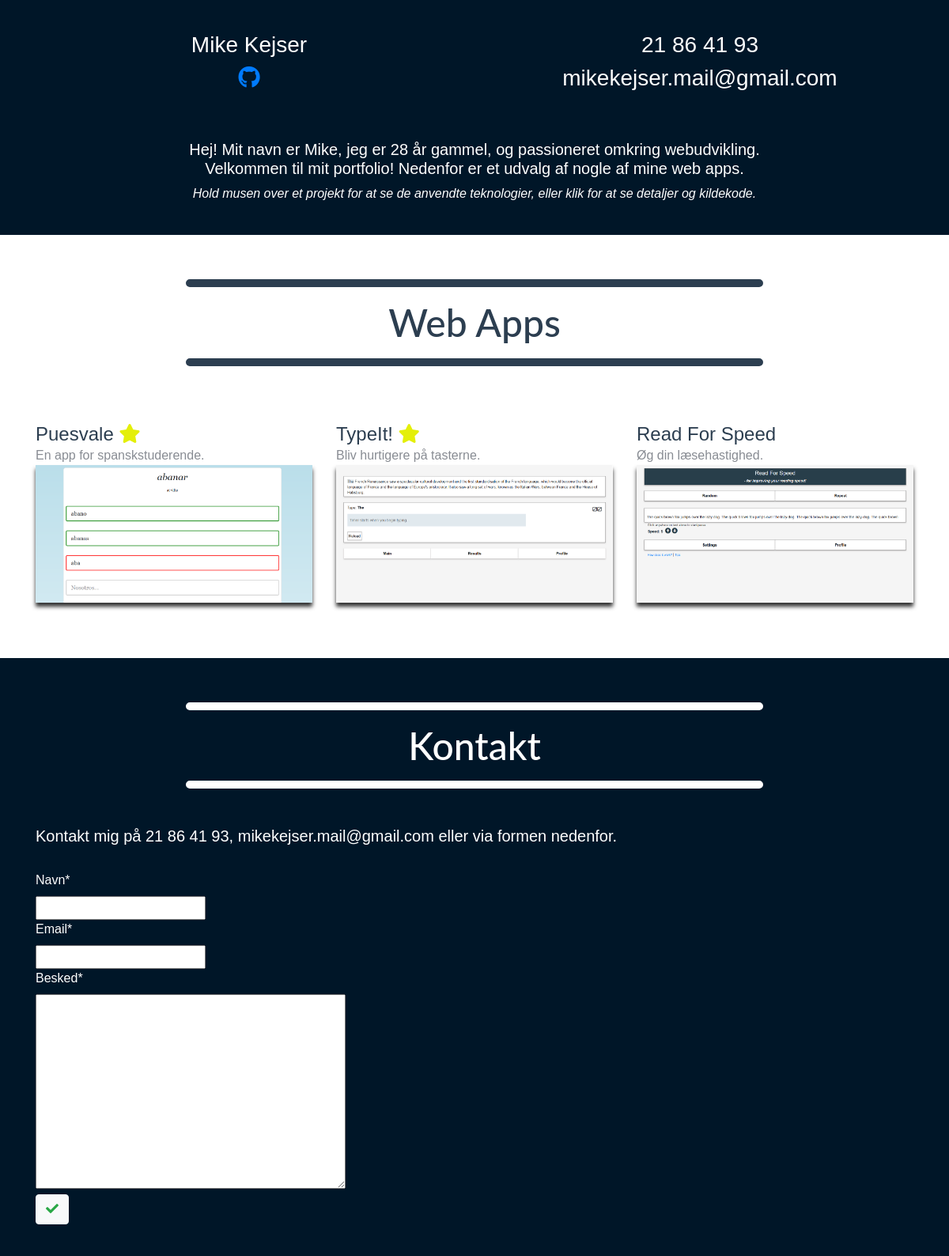
The page / on the database its author committed.
### core/models.py (models this page shows, shortened)
class Site(models.Model):
	sitename = models.CharField(max_length=41)
	description = models.CharField(max_length=41)
	about = models.TextField(max_length=400)
	url = models.URLField(null=True, blank=True)
	sourcecode = models.URLField(null=True, blank=True)
	backend = models.CharField(max_length=150)
	frontend = models.CharField(max_length=150)
	responsive = models.BooleanField()
	highlight = models.BooleanField()
	thumbnail = models.ImageField(upload_to='screenshots/')
	image1_description = models.CharField(max_length=40)
	image1 = models.ImageField(upload_to='screenshots/')
	image2_description = models.CharField(max_length=40)
	image2 = models.ImageField(upload_to='screenshots/')
	image3_description = models.CharField(max_length=40, blank=True)
	image3 = models.ImageField(upload_to='screenshots/', null=True, blank=True)
	image4_description = models.CharField(max_length=40, blank=True)
	image4 = models.ImageField(upload_to='screenshots/', null=True, blank=True)

### core/views.py (the view)
# urls.py: path('', views.main, name='main'),
def main(request):
	sites = Site.objects.all()
	if request.method == 'POST':
		form = ContactForm(request.POST)
		if form.is_valid():
			form.save()
			navn = form.cleaned_data['navn']
			email = form.cleaned_data['email']
			besked = form.cleaned_data['besked']
			text = f'{navn}\n{email}\n{besked}'
			send_mail(
				'Email sendt via portfolio',
				text,
				settings.EMAIL_HOST_USER,
				[settings.MESSAGE_RECEIVER],
				fail_silently=False
			)
	else:
		form = ContactForm()
	return render(request, 'core/main.html', {'form': form, 'sites': sites})

### core/forms.py
class ContactForm(forms.ModelForm):
	class Meta:
		model = Contact
		fields = '__all__'

### core/templates/core/main.html (shortened to what this page needs)
<!DOCTYPE html>
<html lang="da">
<head>
	{% load static %}
	<link rel="stylesheet" href="https://stackpath.bootstrapcdn.com/bootstrap/4.1.3/css/bootstrap.min.css">
	<link rel="stylesheet" href="https://use.fontawesome.com/releases/v5.8.1/css/all.css">
	<link rel="stylesheet" type="text/css" href="{% static 'core/css/main.css' %}">
</head>
<body>
	<section id="presentation" class="text-center text-white mb-0">
		<div class="container">
			<div class="row">
				<div class="col-md-6 mx-auto">
					<h3>Mike Kejser</h3>
					<h3><a href="https://github.com/Mikekejser"><i class="fab fa-github"></i></a></h3>
				</div>
				<div class="col-md-6 mx-auto">
					<h3>21 86 41 93</h3>
					<h3>mikekejser.mail@gmail.com</h3>
				</div>
			</div>
			<br>
			<div class="row">
				<div class="col-md-8 mx-auto">
					<h5>Hej! Mit navn er Mike, jeg er 28 år gammel, og passioneret omkring webudvikling. Velkommen til mit portfolio! Nedenfor er et udvalg af nogle af mine web apps.</h5>
					<em>Hold musen over et projekt for at se de anvendte teknologier, eller klik for at se detaljer og kildekode.</em>
				</div>
			</div>
		</div>
	</section>
	<section id="portfolio">
		<div class="container">
			<hr class="mb-3">
			<h2 class="text-center">Web Apps</h2>
			<hr class="mb-5">
			<br>
			<div class="row">
				{% for site in sites %}
					<div class="col-md-6 col-lg-4">
						<a title="{{ site.backend }}, {{ site.frontend }}" href="{% url 'site' site.sitename %}" class="d-block mx-auto">
							<h4 class="mb-0">
								{{ site.sitename }}
								{% if site.highlight %}
								 <i title="Fremhævet" class="fas fa-star"></i>
								{% endif %}
							</h4>
							<span class="site-description">{{ site.description }}</span>
							<img src="{{ site.thumbnail.url }}" class="img-fluid" alt="{{ site.sitename }}">
						</a>
					</div>
				{% endfor %}
			</div>
		</div>
	</section>
	<section id="contact" class="text-white mb-0">
		<div class="container">
			<hr class="mb-3">
			<h2><center>Kontakt</center></h2>
			<hr class="mb-5">
			<h5>Kontakt mig på 21 86 41 93, mikekejser.mail@gmail.com eller via formen nedenfor.</h5><br>
			<div class="row">
				<div class="col-lg-8">
					{% load crispy_forms_tags %}
					<form method="post">
						{{ form|crispy }}
						<button type="submit" class="btn btn-light"><i class="fas fa-check text-success"></i></button>
					</form>
				</div>
			</div>
		</div>
	</section>
</body>
</html>

### core/static/core/css/main.css (style rules this page uses)
.container { padding-top: 40px; font-family: Arial; }
section { padding-bottom: 40px; background: #001628; }
h2 { font-family: Lato; font-size: 3em; }
hr { border: 5px solid white; border-radius: 5px; max-width: 60vw; }
.col-md-6, .col-lg-4, .col-md-4 { margin-bottom: 30px; }
a > img { box-shadow: 0 5px 5px #333; }
a.d-block { color: #2c3e50; }
#portfolio { background: white; }
#portfolio hr { border-color: #2c3e50; }
#portfolio { color: #2c3e50; }
.site-description { color: #888c93 }
.fa-star { color: #e4ef09; }

### rows shown on the page
Site: sitename "Puesvale", highlight True (drawn), description "En app for spanskstuderende.", thumbnail (picture)
Site: sitename "TypeIt!", highlight True (drawn), description "Bliv hurtigere på tasterne.", thumbnail (picture)
Site: sitename "Read For Speed", description "Øg din læsehastighed.", thumbnail (picture)
